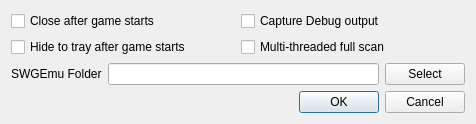
<?xml version="1.0" encoding="UTF-8"?>
<ui version="4.0">
 <class>Settings</class>
 <widget class="QDialog" name="Settings">
  <property name="geometry">
   <rect>
    <x>0</x>
    <y>0</y>
    <width>476</width>
    <height>122</height>
   </rect>
  </property>
  <property name="windowTitle">
   <string>Options</string>
  </property>
  <layout class="QGridLayout" name="gridLayout_2">
   <item row="0" column="0">
    <layout class="QHBoxLayout" name="horizontalLayout_2">
     <item>
      <widget class="QCheckBox" name="checkBox_close">
       <property name="layoutDirection">
        <enum>Qt::LeftToRight</enum>
       </property>
       <property name="text">
        <string>Close after game starts</string>
       </property>
      </widget>
     </item>
     <item>
      <widget class="QCheckBox" name="checkBox_debug">
       <property name="text">
        <string>Capture Debug output</string>
       </property>
      </widget>
     </item>
    </layout>
   </item>
   <item row="1" column="0">
    <layout class="QGridLayout" name="gridLayout">
     <item row="0" column="0">
      <widget class="QCheckBox" name="checkBox_minimize">
       <property name="text">
        <string>Hide to tray after game starts</string>
       </property>
      </widget>
     </item>
     <item row="0" column="1">
      <widget class="QCheckBox" name="checkBox_multithreaded">
       <property name="text">
        <string>Multi-threaded full scan</string>
       </property>
      </widget>
     </item>
    </layout>
   </item>
   <item row="2" column="0">
    <layout class="QHBoxLayout" name="horizontalLayout">
     <item>
      <widget class="QLabel" name="label">
       <property name="text">
        <string>SWGEmu Folder</string>
       </property>
      </widget>
     </item>
     <item>
      <widget class="QLineEdit" name="lineEdit_swgfolder"/>
     </item>
     <item>
      <widget class="QPushButton" name="pushButton_SelectFolder">
       <property name="text">
        <string>Select</string>
       </property>
      </widget>
     </item>
    </layout>
   </item>
   <item row="3" column="0">
    <widget class="QDialogButtonBox" name="buttonBox">
     <property name="orientation">
      <enum>Qt::Horizontal</enum>
     </property>
     <property name="standardButtons">
      <set>QDialogButtonBox::Cancel|QDialogButtonBox::Ok</set>
     </property>
    </widget>
   </item>
  </layout>
 </widget>
 <resources/>
 <connections>
  <connection>
   <sender>buttonBox</sender>
   <signal>accepted()</signal>
   <receiver>Settings</receiver>
   <slot>accept()</slot>
   <hints>
    <hint type="sourcelabel">
     <x>248</x>
     <y>254</y>
    </hint>
    <hint type="destinationlabel">
     <x>157</x>
     <y>274</y>
    </hint>
   </hints>
  </connection>
  <connection>
   <sender>buttonBox</sender>
   <signal>rejected()</signal>
   <receiver>Settings</receiver>
   <slot>reject()</slot>
   <hints>
    <hint type="sourcelabel">
     <x>316</x>
     <y>260</y>
    </hint>
    <hint type="destinationlabel">
     <x>286</x>
     <y>274</y>
    </hint>
   </hints>
  </connection>
 </connections>
</ui>
